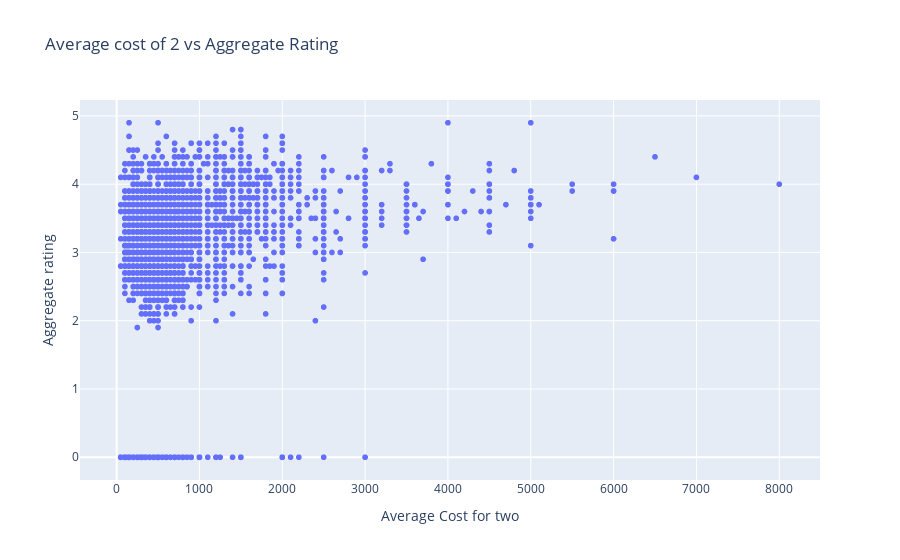

Notebook source saved alongside this figure:
### Code cell
fig = px.scatter(zomato_ncr, x="Average Cost for two", y='Aggregate rating', title ='Average cost of 2 vs Aggregate Rating')
fig.show()

### Figure 1 — Plotly figure (JSON) as saved in the notebook; plotly's stock layout.template omitted (floating-point values rounded to 4 significant figures; data arrays with more than 128 entries replaced by an {"elided": "..."} marker saying what was removed)
{"data": [{"hovertemplate": "Average Cost for two=%{x}<br>Aggregate rating=%{y}<extra></extra>", "legendgroup": "", "marker": {"color": "#636efa", "symbol": "circle"}, "mode": "markers", "name": "", "showlegend": false, "type": "scattergl", "x": {"elided": "7922 int values"}, "xaxis": "x", "y": {"elided": "7922 float values"}, "yaxis": "y"}], "layout": {"legend": {"tracegroupgap": 0}, "title": {"text": "Average cost of 2 vs Aggregate Rating"}, "xaxis": {"anchor": "y", "domain": [0, 1], "title": {"text": "Average Cost for two"}}, "yaxis": {"anchor": "x", "domain": [0, 1], "title": {"text": "Aggregate rating"}}}}
